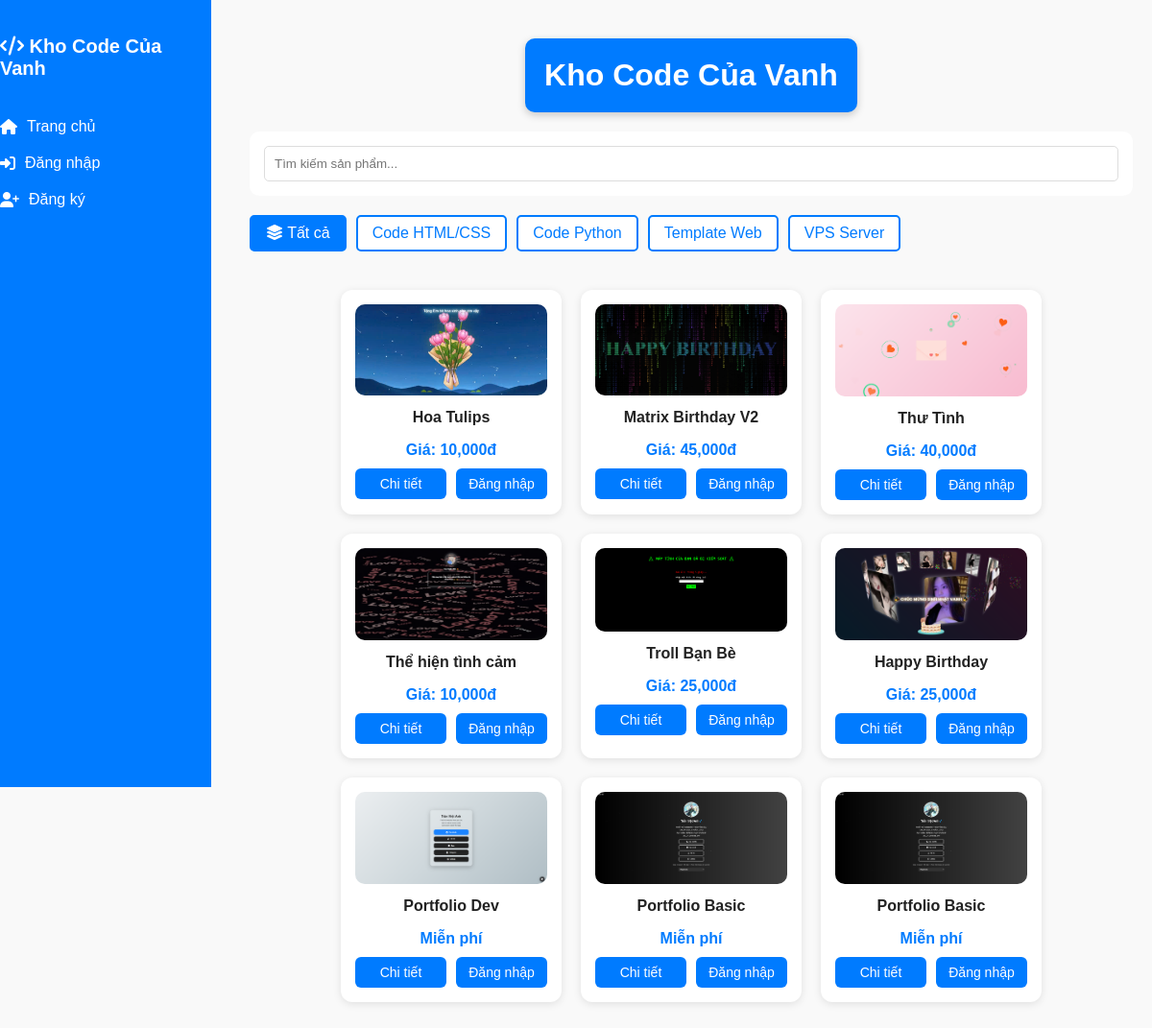
The page / on the database its author committed.
### tables this page shows
CREATE TABLE categories (
    id INT AUTO_INCREMENT PRIMARY KEY,
    name VARCHAR(100) NOT NULL,
    description TEXT,
    created_at TIMESTAMP DEFAULT CURRENT_TIMESTAMP,
    updated_at TIMESTAMP DEFAULT CURRENT_TIMESTAMP ON UPDATE CURRENT_TIMESTAMP
);

CREATE TABLE products (
    id INT AUTO_INCREMENT PRIMARY KEY,
    category_id INT NOT NULL,
    name VARCHAR(200) NOT NULL,
    description TEXT,
    price DECIMAL(15, 2) NOT NULL,
    image VARCHAR(255),
    stock INT DEFAULT 0,
    product_type ENUM('normal', 'vps') DEFAULT 'normal',
    status ENUM('available', 'out_of_stock') DEFAULT 'available',
    created_at TIMESTAMP DEFAULT CURRENT_TIMESTAMP,
    updated_at TIMESTAMP DEFAULT CURRENT_TIMESTAMP ON UPDATE CURRENT_TIMESTAMP,
    FOREIGN KEY (category_id) REFERENCES categories(id) ON DELETE CASCADE,
    INDEX idx_category (category_id),
    INDEX idx_type (product_type),
    INDEX idx_status (status)
);

### app/Core/Session.php (called while the page is built, shortened)
<?php
class Session {
    public static function has($key) {
        return isset($_SESSION[$key]);
    }
}

### app/Core/Auth.php (called while the page is built, shortened)
<?php
require_once __DIR__ . '/Session.php';
class Auth {
    public static function check() {
        return Session::has('user_id');
    }
}

### app/Models/Category.php (called while the page is built, shortened)
<?php
require_once __DIR__ . '/../Config/Database.php';
class Category {
    private $conn;
    private $table = 'categories';
    public function __construct() {
        $database = new Database();
        $this->conn = $database->connect();
    }
    public function getAll() {
        $query = "SELECT * FROM {$this->table} ORDER BY name ASC";
        $stmt = $this->conn->prepare($query);
        $stmt->execute();
        return $stmt->fetchAll();
    }
}

### app/Config/Database.php (called while the page is built, shortened)
<?php
class Database {
    private $host;
    private $db_name;
    private $username;
    private $password;
    public function __construct() {
        if (getenv('MYSQLHOST')) {
            $this->host = getenv('MYSQLHOST');
            $this->db_name = getenv('MYSQLDATABASE') ?: 'railway';
            $this->username = getenv('MYSQLUSER') ?: 'root';
            $this->password = getenv('MYSQLPASSWORD') ?: '';
            $port = getenv('MYSQLPORT') ?: '3306';
            $this->host = $this->host . ':' . $port;
        } else {
            $this->host = 'localhost';
            $this->db_name = 'shop_online';
            $this->username = 'shopuser';
            $this->password = 'shop123';
        }
    }
    public function connect() {
        $this->conn = null;
        try {
            $this->conn = new PDO(
                "mysql:host=" . $this->host . ";dbname=" . $this->db_name . ";charset=utf8mb4",
                $this->username,
                $this->password
            );
            $this->conn->setAttribute(PDO::ATTR_ERRMODE, PDO::ERRMODE_EXCEPTION);
            $this->conn->setAttribute(PDO::ATTR_DEFAULT_FETCH_MODE, PDO::FETCH_ASSOC);
        } catch(PDOException $e) {
            echo "Connection Error: " . $e->getMessage();
        }
        return $this->conn;
    }
}

### app/Models/Product.php (called while the page is built, shortened)
<?php
require_once __DIR__ . '/../Config/Database.php';
class Product {
    private $conn;
    private $table = 'products';
    public function __construct() {
        $database = new Database();
        $this->conn = $database->connect();
    }
    public function getAll($limit = 12, $offset = 0, $categoryId = null, $search = null) {
        $query = "SELECT p.*, c.name as category_name
                  FROM {$this->table} p
                  LEFT JOIN categories c ON p.category_id = c.id
                  WHERE 1=1";
        $query .= " ORDER BY p.created_at DESC LIMIT :limit OFFSET :offset";
        $stmt = $this->conn->prepare($query);
        $stmt->bindParam(':limit', $limit, PDO::PARAM_INT);
        $stmt->bindParam(':offset', $offset, PDO::PARAM_INT);
        $stmt->execute();
        return $stmt->fetchAll();
    }
}

### public/index.php (the view, shortened to what this page needs)
<?php
require_once __DIR__ . '/../app/Core/Session.php';
require_once __DIR__ . '/../app/Core/Auth.php';
require_once __DIR__ . '/../app/Models/Product.php';
require_once __DIR__ . '/../app/Models/Category.php';
$productModel = new Product();
$categoryModel = new Category();
$categoryId = $_GET['category'] ?? null;
$search = $_GET['search'] ?? null;
$products = $productModel->getAll(50, 0, $categoryId, $search);
$categories = $categoryModel->getAll();
$cartCount = 0;
?>
<!DOCTYPE html>
<html lang="vi">
<head>
    <link rel="stylesheet" href="https://cdnjs.cloudflare.com/ajax/libs/font-awesome/6.5.0/css/all.min.css">
    <link rel="stylesheet" href="<?= BASE_URL ?>css/styles.css">
</head>
<body>
    <div class="sidebar" id="sidebar">
        <h2><i class="fa-solid fa-code"></i> <?= SITE_NAME ?></h2>
        <?php if (Auth::check()): ?>
            <a href="<?= BASE_URL ?>"><i class="fa-solid fa-home"></i> Trang chủ</a>
            <a href="<?= BASE_URL ?>cart.php">
                <i class="fa-solid fa-shopping-cart"></i> Giỏ hàng
                <?php if ($cartCount > 0): ?>
                    <span class="cart-badge"><?= $cartCount ?></span>
                <?php endif; ?>
            </a>
            <a href="<?= BASE_URL ?>orders.php"><i class="fa-solid fa-receipt"></i> Đơn hàng của tôi</a>
            <a href="<?= BASE_URL ?>topup.php"><i class="fa-solid fa-wallet"></i> Nạp tiền</a>
            <a href="<?= BASE_URL ?>profile.php"><i class="fa-solid fa-user"></i> Tài khoản</a>
            <?php if (Auth::isAdmin()): ?>
                <a href="<?= BASE_URL ?>admin/"><i class="fa-solid fa-shield-halved"></i> Admin Panel</a>
            <?php endif; ?>
            <a href="<?= BASE_URL ?>logout.php"><i class="fa-solid fa-right-from-bracket"></i> Đăng xuất</a>
        <?php else: ?>
            <a href="<?= BASE_URL ?>"><i class="fa-solid fa-home"></i> Trang chủ</a>
            <a href="<?= BASE_URL ?>login.php"><i class="fa-solid fa-right-to-bracket"></i> Đăng nhập</a>
            <a href="<?= BASE_URL ?>register.php"><i class="fa-solid fa-user-plus"></i> Đăng ký</a>
        <?php endif; ?>
    </div>
    <div class="main-content">
        <h1><?= SITE_NAME ?></h1>
        <div class="search-bar">
            <form method="GET" action="">
                <input type="text" name="search" placeholder="Tìm kiếm sản phẩm..." value="<?= htmlspecialchars($search ?? '') ?>">
            </form>
        </div>
        <div class="filter-buttons">
            <a href="<?= BASE_URL ?>" class="filter-btn <?= !$categoryId ? 'active' : '' ?>">
                <i class="fa-solid fa-layer-group"></i> Tất cả
            </a>
            <?php foreach ($categories as $cat): ?>
                <a href="?category=<?= $cat['id'] ?>" class="filter-btn <?= $categoryId == $cat['id'] ? 'active' : '' ?>">
                    <?= $cat['name'] ?>
                </a>
            <?php endforeach; ?>
        </div>
        <div class="container">
            <?php if (empty($products)): ?>
                <p style="text-align: center; width: 100%; padding: 40px;">Không tìm thấy sản phẩm nào</p>
            <?php else: ?>
                <?php foreach ($products as $product): ?>
                    <div class="code-item">
                        <img src="<?= BASE_URL ?>assets/<?= $product['image'] ?>" alt="<?= htmlspecialchars($product['name']) ?>">
                        <p class="code-title"><?= htmlspecialchars($product['name']) ?></p>
                        <p class="price">
                            <?php if ($product['price'] == 0): ?>
                                Miễn phí
                            <?php else: ?>
                                Giá: <?= number_format($product['price']) ?>đ
                            <?php endif; ?>
                        </p>
                        <div class="buttons">
                            <a href="<?= BASE_URL ?>product.php?id=<?= $product['id'] ?>">Chi tiết</a>
                            <?php if (Auth::check()): ?>
                                <?php if ($product['status'] === 'available' && ($product['product_type'] !== 'vps' || $product['stock'] > 0)): ?>
                                    <form method="POST" action="<?= BASE_URL ?>cart_action.php" style="flex: 1;">
                                        <input type="hidden" name="action" value="add">
                                        <input type="hidden" name="product_id" value="<?= $product['id'] ?>">
                                        <button type="submit" style="width: 100%;">Thêm vào giỏ</button>
                                    </form>
                                <?php else: ?>
                                    <button class="disabled" disabled>Hết hàng</button>
                                <?php endif; ?>
                            <?php else: ?>
                                <a href="<?= BASE_URL ?>login.php">Đăng nhập</a>
                            <?php endif; ?>
                        </div>
                    </div>
                <?php endforeach; ?>
            <?php endif; ?>
        </div>
    </div>
</body>
</html>

### public/css/styles.css (style rules this page uses)
body { margin: 0; padding: 0; display: flex; font-family: "Poppins", sans-serif; background-color: #f9f9f9; color: #333; }
h1 { text-align: center; background-color: #007bff; color: white; padding: 20px; border-radius: 10px; margin: 20px auto; width: fit-content; box-shadow: 0 3px 8px rgba(0, 0, 0, 0.2); }
.sidebar { position: fixed; top: 0; left: 0; width: 220px; height: 100vh; background: #007bff; color: white; display: flex; flex-direction: column; align-items: center; padding-top: 20px; transition: all 0.3s ease; }
.sidebar h2 { font-size: 20px; margin-bottom: 30px; }
.sidebar a { display: flex; align-items: center; gap: 10px; width: 100%; padding: 10px 20px; color: white; text-decoration: none; transition: background 0.3s ease; }
.main-content { flex: 1; margin-left: 240px; padding: 20px; transition: margin-left 0.3s ease; }
.container { display: flex; flex-wrap: wrap; justify-content: center; gap: 20px; padding: 20px; }
.code-item { width: calc(25% - 20px); background: white; text-align: center; border-radius: 12px; padding: 15px; box-shadow: 0 2px 8px rgba(0, 0, 0, 0.1); transition: transform 0.2s ease; }
.code-item img { width: 100%; border-radius: 10px; }
.code-title { margin-top: 10px; font-size: 16px; font-weight: 600; color: #222; }
.price { margin: 8px 0; font-weight: bold; color: #007bff; }
.buttons { display: flex; justify-content: space-between; gap: 10px; margin-top: 10px; }
.buttons a, .buttons button { flex: 1; background: #007bff; color: white; border: none; border-radius: 6px; padding: 8px 0; font-size: 14px; text-decoration: none; cursor: pointer; transition: background 0.3s ease; }

### public/index.php (style rules this page uses)
.search-bar { background: white; padding: 15px; border-radius: 10px; margin-bottom: 20px; }
.search-bar input { width: 100%; padding: 10px; border: 1px solid #ddd; border-radius: 5px; box-sizing: border-box; }
.filter-buttons { display: flex; gap: 10px; flex-wrap: wrap; margin-bottom: 20px; }
.filter-btn { padding: 8px 15px; background: white; border: 2px solid #007bff; color: #007bff; border-radius: 5px; text-decoration: none; transition: all 0.3s ease; }
.filter-btn:hover, .filter-btn.active { background: #007bff; color: white; }
.sidebar a { position: relative; }

### rows shown on the page
categories: name "Code HTML/CSS"
categories: name "Code Python"
categories: name "Template Web"
categories: name "VPS Server"
products: image (picture), name "Hoa Tulips", price "10,000"
products: image (picture), name "Matrix Birthday V2", price "45,000"
products: image (picture), name "Thư Tình", price "40,000"
products: image (picture), name "Thể hiện tình cảm", price "10,000"
products: image (picture), name "Troll Bạn Bè", price "25,000"
products: image (picture), name "Happy Birthday", price "25,000"
products: image (picture), name "Portfolio Dev", price "Miễn phí"
products: image (picture), name "Portfolio Basic", price "Miễn phí"

### other values the page prints
SITE_NAME "Kho Code Của Vanh"
